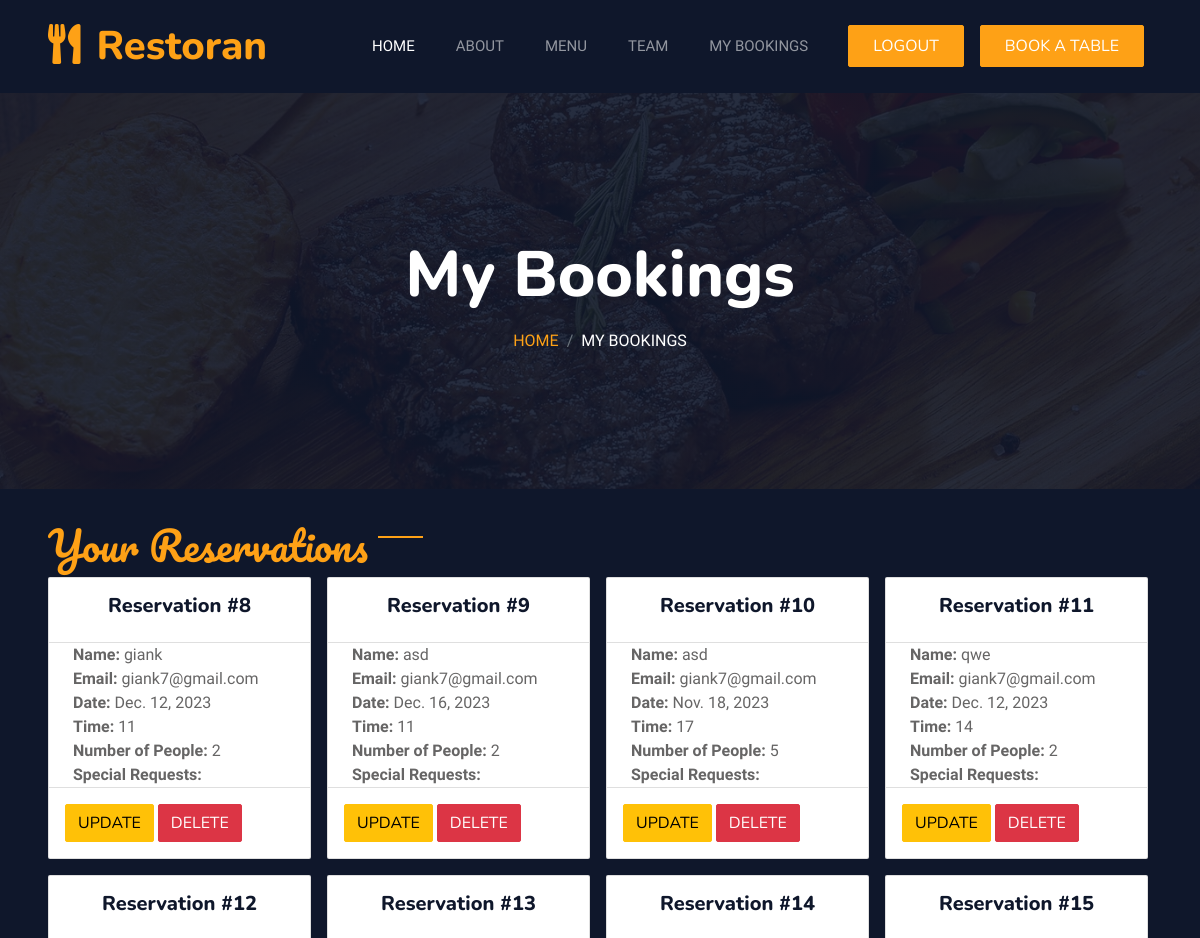
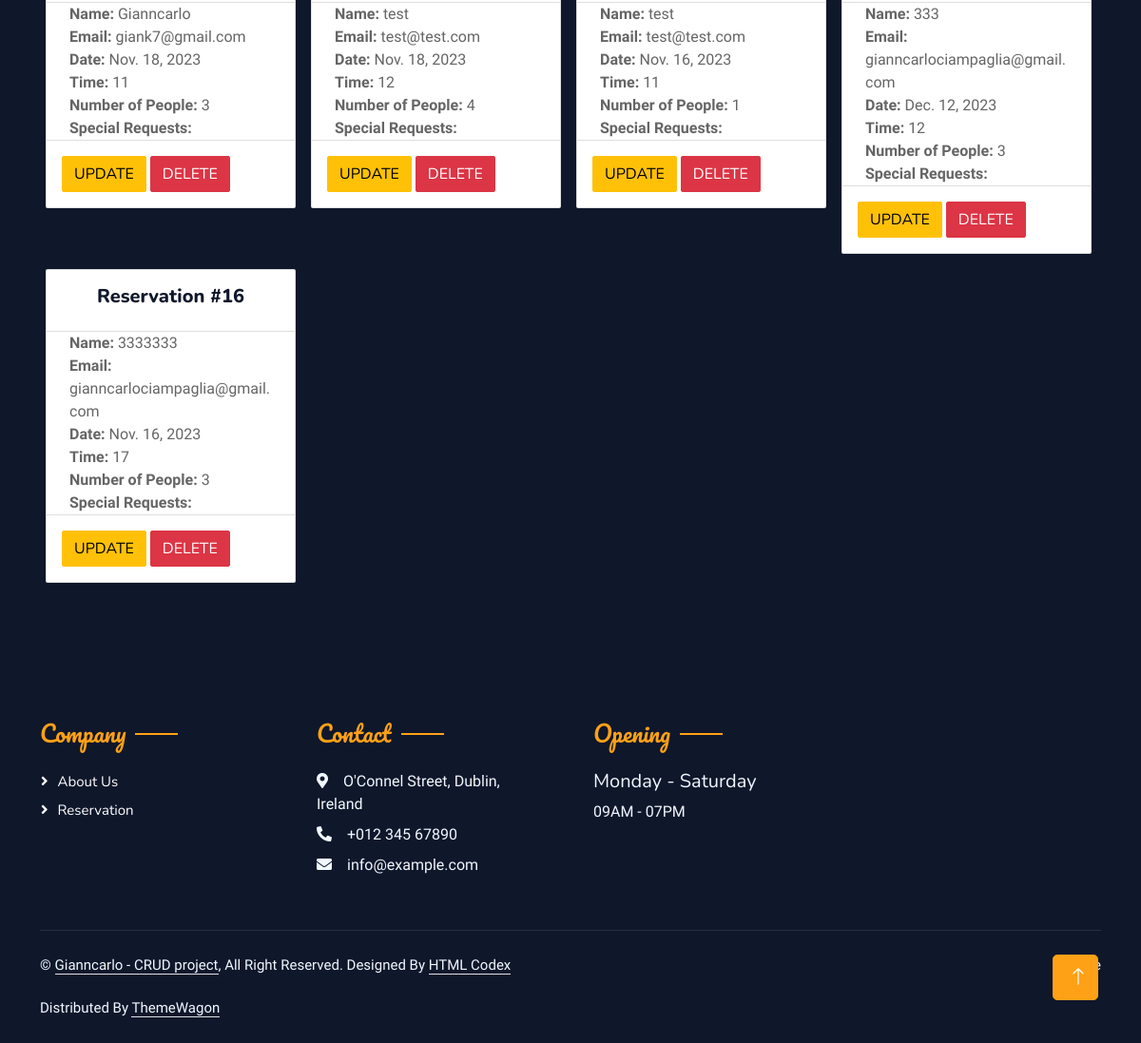
The app's page /profile/reservation_list/ (signed in) with its own data (2 pictures, top to bottom).
### profiles/models.py (models this page shows, shortened)
class Reservation(models.Model):
    user = models.ForeignKey(User, on_delete=models.CASCADE)
    name = models.CharField(max_length=255)
    email = models.EmailField()
    date = models.DateField()
    time = models.IntegerField(choices=[
        (9, '9AM'),
        (10, '10AM'),
        (11, '11AM'),
        (12, '12M'),
        (13, '1PM'),
        (14, '2PM'),
        (15, '3PM'),
        (16, '4PM'),
        (17, '5PM'),
        (18, '6PM'),
    ])
    no_of_people = models.IntegerField(choices=[
        (1, '1'),
        (2, '2'),
        (3, '3'),
        (4, '4'),
        (5, '5'),
    ])
    special_request = models.TextField(blank=True)

### profiles/views.py (the view)
# urls.py: path('reservation_list/', views.reservation_list, name='reservation_list'),
def reservation_list(request):
    reservations = Reservation.objects.all()
    return render(request, 'reservation_list.html', {'reservations': reservations})

### profiles/templates/reservation_list.html (shortened to what this page needs)
{% extends "base.html" %}
{% load static %}
{% block content %}
{% if user.is_authenticated %}
{% include 'includes/list.html' %}
{% endif %}
{% endblock %}

### templates/includes/list.html (shortened to what this page needs)
<div class="container-xxl py-5 bg-dark hero-header">
    <div class="container text-center my-5 pt-5 pb-4">
        <h1 class="display-3 text-white mb-3 animated slideInDown">My Bookings</h1>
        <nav aria-label="breadcrumb">
            <ol class="breadcrumb justify-content-center text-uppercase">
                <li class="breadcrumb-item"><a href="{% url 'home' %}">Home</a></li>
                <li class="breadcrumb-item text-white active" aria-current="page">My Bookings</li>
            </ol>
        </nav>
    </div>
</div>
<div id="reservation" class="container-xxl px-0 wow fadeInUp" data-wow-delay="0.1s">
    <div class="row g-0">
        <div class="pb-5 col-md-12 bg-dark d-flex align-items-center">
            <div class="mx-5 pt-3 col-md-11 wow fadeInUp" data-wow-delay="0.2s">
                <h1 class="pt-3 section-title ff-secondary text-start text-primary fw-normal">Your Reservations</h1>
                {% if user.is_authenticated %}
                    {% if user.is_superuser %}
                        {% if reservations %}
                            <div class="container-xxl px-0 wow fadeInUp" data-wow-delay="0.1s">
                                <div class="row row-cols-1 row-cols-sm-2 row-cols-md-3 row-cols-lg-4 g-3 overflow-hidden">
                                    {% for reservation in reservations %}
                                    <div class="col">
                                        <div class="card">
                                            <div class="card-body">
                                                <h5 class="text-center card-title">Reservation #{{ reservation.id }}</h5>
                                            </div>
                                            <ul class="px-4 list-group list-group-flush" style="list-style-type: none;">
                                                <li>
                                                    <strong>Name:</strong> {{ reservation.name }}<br>
                                                    <strong>Email:</strong> {{ reservation.email }}<br>
                                                    <strong>Date:</strong> {{ reservation.date }}<br>
                                                    <strong>Time:</strong> {{ reservation.time }}<br>
                                                    <strong>Number of People:</strong> {{ reservation.no_of_people }}<br>
                                                    <strong>Special Requests:</strong> {{ reservation.special_request }}<br>
                                                </li>
                                            </ul>
                                            <div class="card-body">
                                                <a href="{% url 'update_list' reservation.id %}" class="btn btn-warning">Update</a>
                                                <a href="{% url 'delete_reservation' reservation.id %}" class="btn btn-danger">Delete</a>
                                            </div>
                                        </div>
                                    </div>
                                    {% endfor %}
                                </div>
                            </div>
                        {% endif %}
                    {% endif %}
                {% endif %}
            </div>
        </div>
    </div>
</div>

### static/css/style.css (style rules this page uses)
:root { --primary: #FEA116; --light: #F1F8FF; --dark: #0F172B; }
.text-primary { color: var(--primary) !important; }
.ff-secondary { font-family: 'Pacifico', cursive; }
.btn { font-family: 'Nunito', sans-serif; font-weight: 500; text-transform: uppercase; transition: .5s; }
.hero-header { background: linear-gradient(rgba(15, 23, 43, .9), rgba(15, 23, 43, .9)), url(../img/bg-hero.jpg); background-position: center center; background-repeat: no-repeat; background-size: cover; }
.breadcrumb-item + .breadcrumb-item::before { color: rgba(255, 255, 255, .5); }
.section-title { position: relative; display: inline-block; }
.section-title::before { position: absolute; content: ""; width: 45px; height: 2px; top: 50%; left: -55px; margin-top: -1px; background: var(--primary); }
.section-title::after { position: absolute; content: ""; width: 45px; height: 2px; top: 50%; right: -55px; margin-top: -1px; background: var(--primary); }
.section-title.text-start::before, .section-title.text-end::after { display: none; }

### records on screen
Reservation: id "8", name "giank", email "giank7@gmail.com", date "Dec. 12, 2023", time "11", no_of_people "2"
Reservation: id "9", name "asd", email "giank7@gmail.com", date "Dec. 16, 2023", time "11", no_of_people "2"
Reservation: id "10", name "asd", email "giank7@gmail.com", date "Nov. 18, 2023", time "17", no_of_people "5"
Reservation: id "11", name "qwe", email "giank7@gmail.com", date "Dec. 12, 2023", time "14", no_of_people "2"
Reservation: id "12", name "Gianncarlo", email "giank7@gmail.com", date "Nov. 18, 2023", time "11", no_of_people "3"
Reservation: id "13", name "test", email "test@test.com", date "Nov. 18, 2023", time "12", no_of_people "4"
Reservation: id "14", name "test", email "test@test.com", date "Nov. 16, 2023", time "11", no_of_people "1"
Reservation: id "15", name "333", email "gianncarlociampaglia@gmail.com", date "Dec. 12, 2023", time "12", no_of_people "3"
Reservation: id "16", name "3333333", email "gianncarlociampaglia@gmail.com", date "Nov. 16, 2023", time "17", no_of_people "3"
